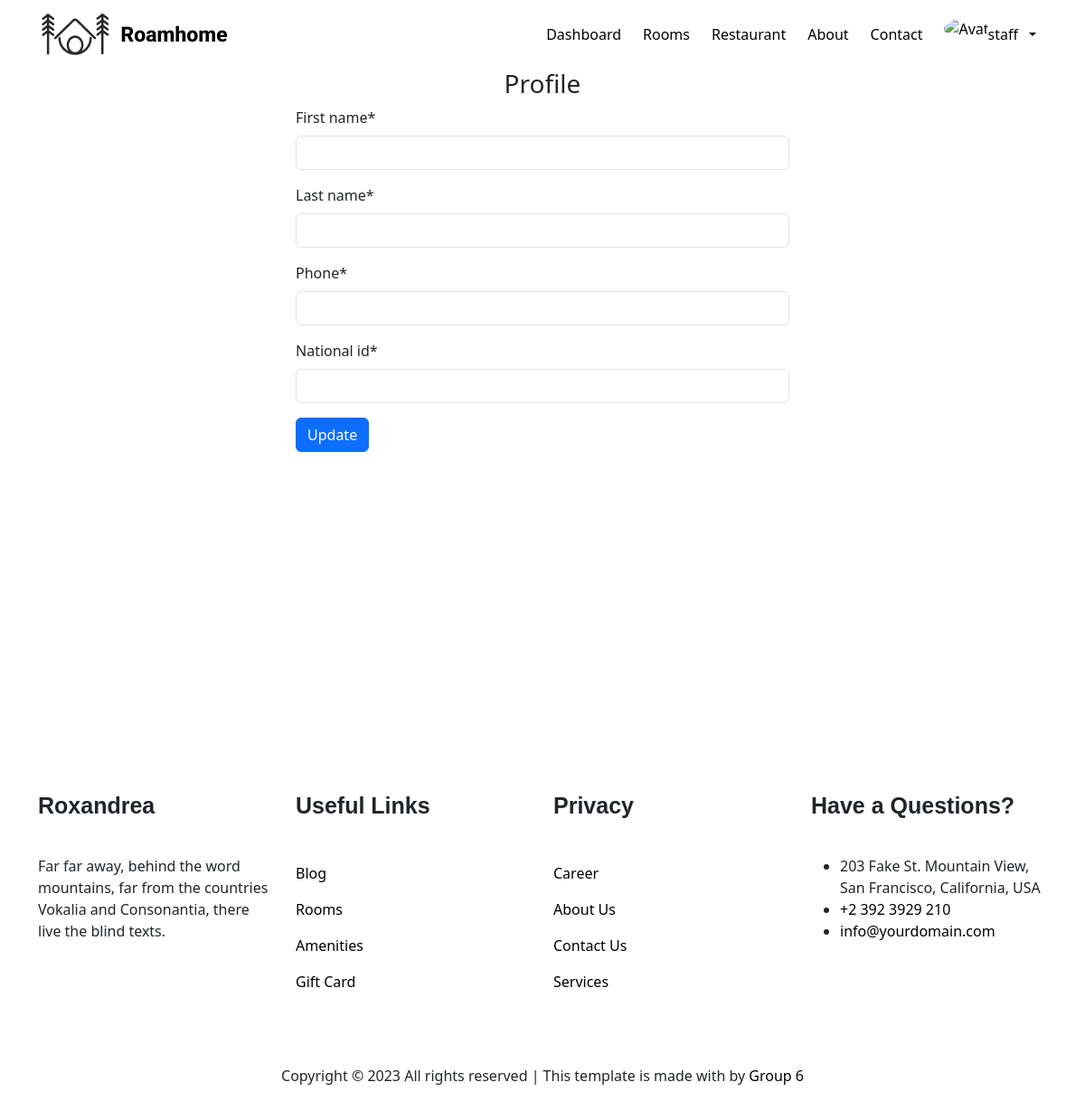
/auth/profile/ (signed in), run on an earlier commit of the app's database.
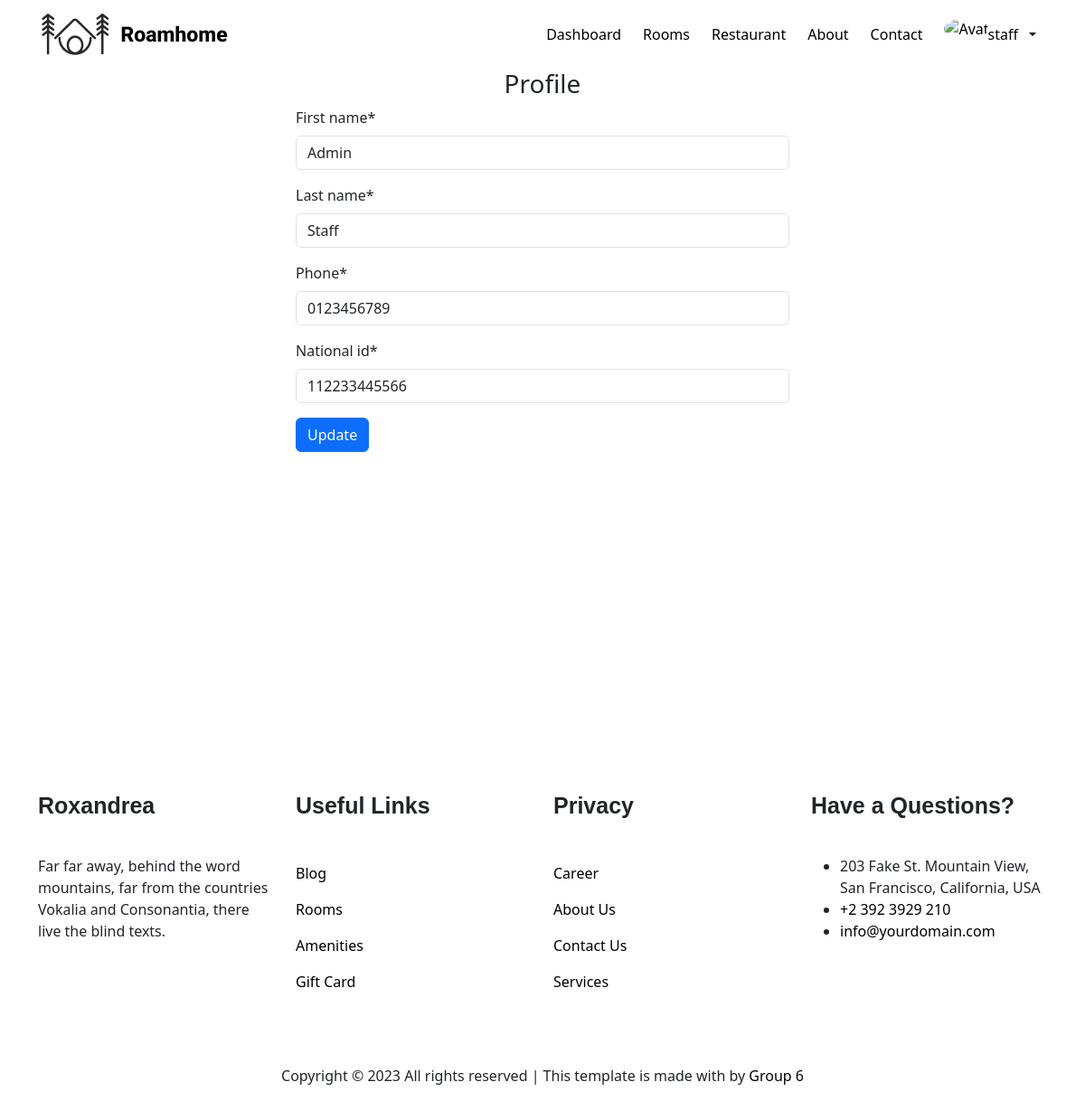
And on a later commit of the database.
### user/models.py (models this page shows)
class Customer(models.Model):
    class Meta:
        db_table = 'customer'
    first_name = models.CharField(max_length=50)
    last_name = models.CharField(max_length=50)
    phone = models.CharField(max_length=12, null=True)
    national_id = models.CharField(max_length=100)
    created_at = models.DateTimeField(auto_now_add=True)
    updated_at = models.DateTimeField(auto_now=True)
    user = models.OneToOneField(User, on_delete=models.CASCADE)

### user/views.py (the view)
# urls.py: path('profile/', user.profile, name='profile'),
@login_required(login_url='login')
def profile(request):
    message = ''
    user = get_object_or_404(Customer, user=request.user)
    if request.method == 'POST':
        form = ProfileForm(request.POST)
        if form.is_valid():
            user.first_name = form.cleaned_data['first_name']
            user.last_name = form.cleaned_data['last_name']
            user.phone = form.cleaned_data['phone']
            user.national_id = form.cleaned_data['national_id']
            user.save()
            return render(request, 'user/profile.html', { 'form': form, 'message': 'Updated Profile successfully!!!' })
    else:
        form = ProfileForm(initial={ 'first_name': user.first_name, 'last_name': user.last_name, 'phone': user.phone, 'national_id': user.national_id })
    return render(request, 'user/profile.html', { 'form': form })

### user/forms.py
class ProfileForm(forms.ModelForm):
    class Meta:
        model = Customer
        fields = ['first_name', 'last_name', 'phone', 'national_id']

### user/templates/user/profile.html (shortened to what this page needs)
{% extends 'manager/base.html' %}
{% load static %}
{% load crispy_forms_tags %}
{% block css %}
    <link rel="stylesheet" href="{% static 'user/css/profile.css' %}">
{% endblock %}
{% block content %}
<main class="container">
    <div class="row d-flex flex-column align-items-center gap-5 justify-content-center">
        <div class="col-6">
            <h3 class="text-center">Profile</h3>
            <form method="POST">
                {{ form|crispy }}
                <div>
                    <button type="submit" class="btn btn-primary">Update</button>
                </div>
            </form>
        </div>
    </div>
</main>
{% endblock %}

What changed in the data, as far as the page shows it:
now on this page (row edited): Customer: first_name "Admin", last_name "Staff", phone "0123456789", national_id "112233445566"
